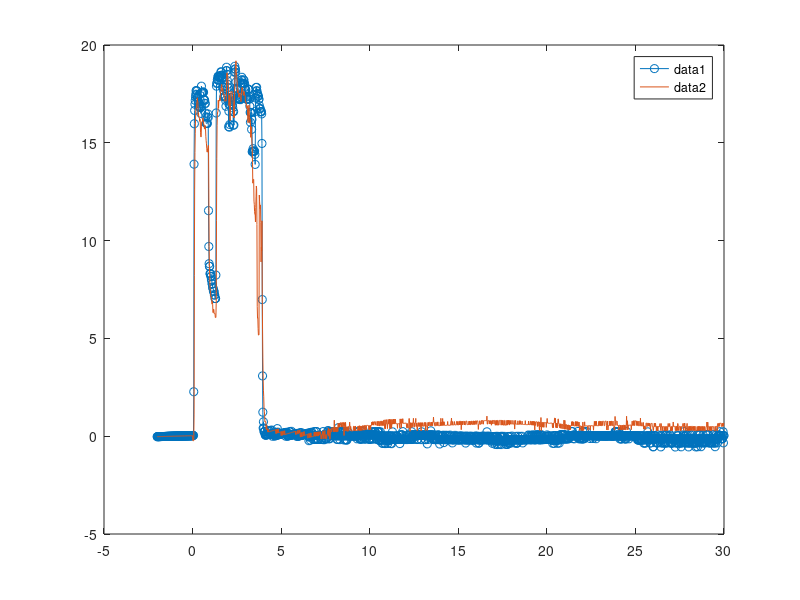
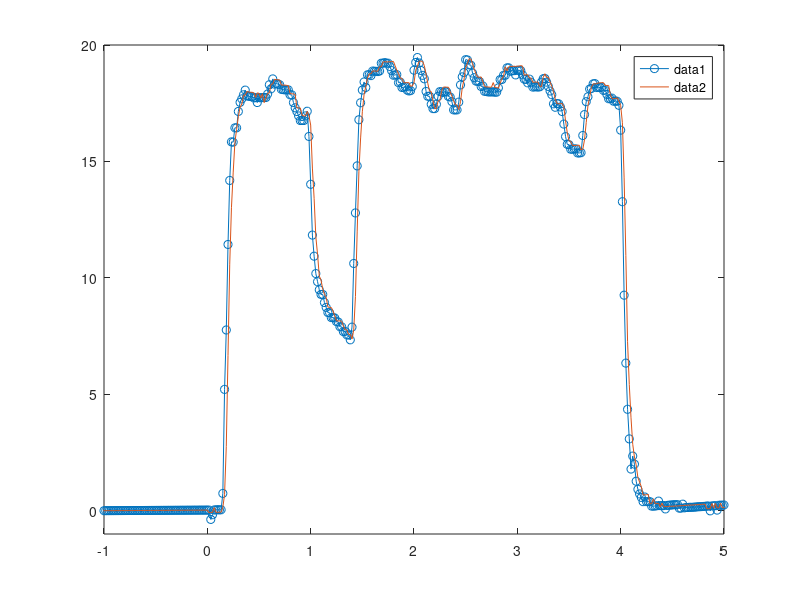

MATLAB code for these plots, in order:
clear all
load("4jun19_medQ.mat");

% Load BTCs and time vector from time hour zero to 30 hr and convert to
% concentration
time_hr = zero_time_R4_US;
n = length(time_hr);
n_wanted=n;

cout_1A = (R4_US_cond_no_bg(1:n).*0.3);
%cout_1A(cout_1A<0) = 0; % Replace negative values with zero

cout_1B = (R4_DS_cond_no_bg(1:n).*0.3); 
%cout_1B(cout_1B<0) = 0;

cout_2A = (R3_US_cond_no_bg(1:n).*0.3);
%cout_2A(cout_2A<0) = 0;

cout_2B = (R3_DS_cond_no_bg(1:n).*0.3); 
%cout_2B(cout_2B<0) = 0;

in=cout_1A(1:n_wanted); out=cout_1B(1:n_wanted); time=time_hr(1:n_wanted);
save ('medQ_R1.mat', 'time', 'in', 'out')

figure(44)
plot(time,in,'o-')
hold on 
plot(time,out)
%axis([-1 5 -1 20])
legend
hold off

in=cout_2A(1:n_wanted); out=cout_2B(1:n_wanted); 
save ('medQ_R2.mat', 'time', 'in', 'out')

figure(45)
plot(time,in,'o-')
hold on 
plot(time,out)
axis([-1 5 -1 20])
legend
hold off
